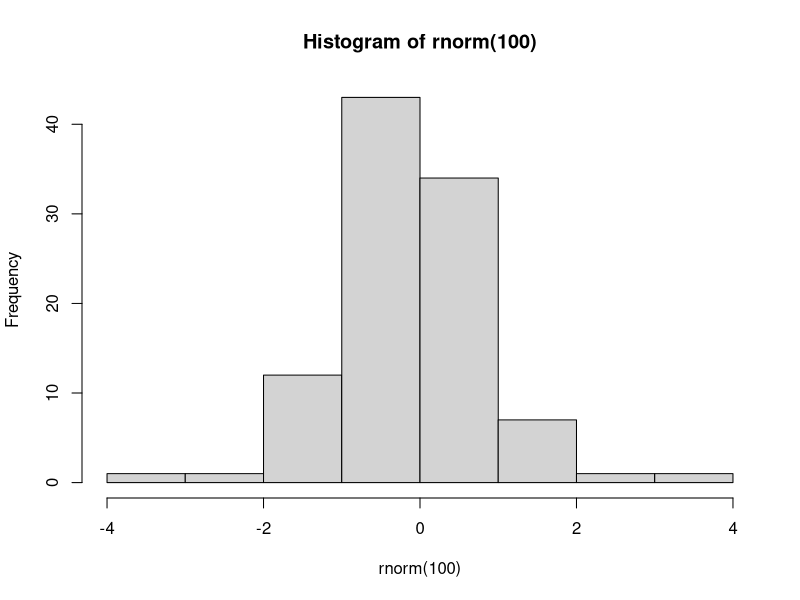

Here is the R script that generated this plot:
pdf("xh.pdf") # set graphical output file
hist(rnorm(100)) # generate 100 N(0,1) variates and plot their histogram
dev.off() # close the graphical output file